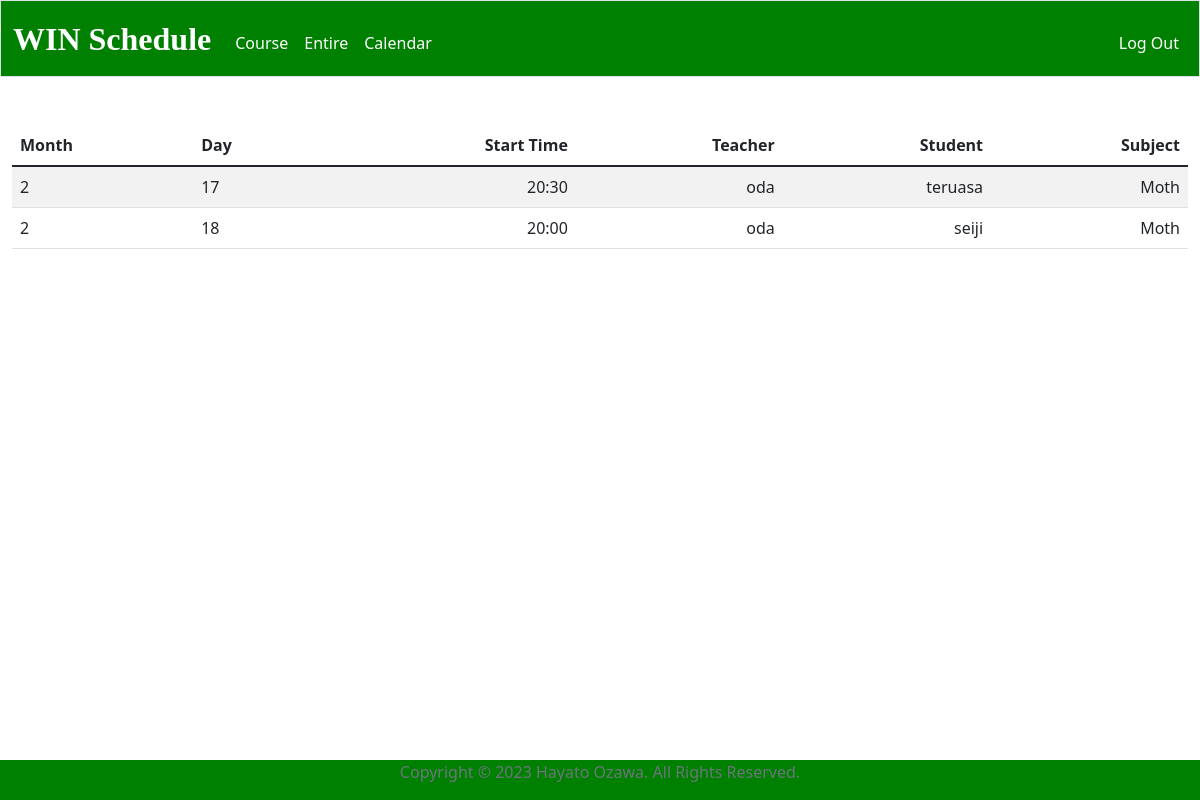
The app's page /entire (signed in), older data.
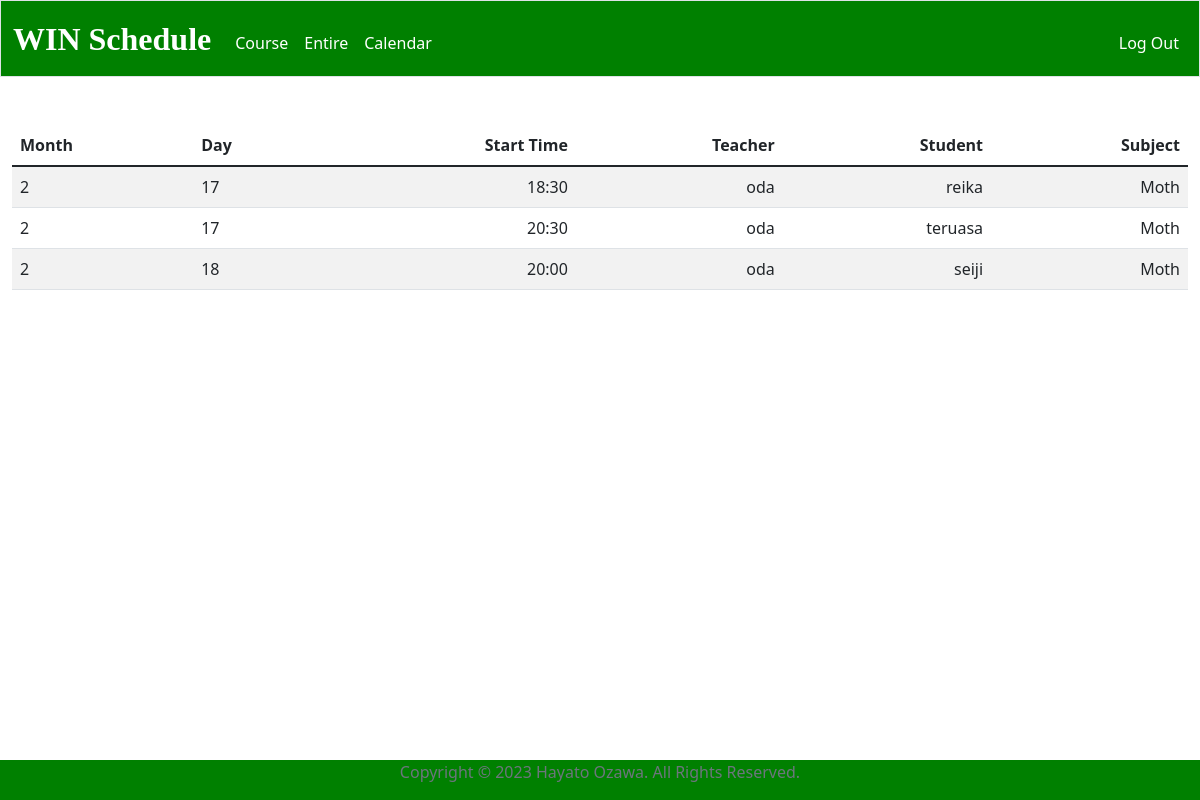
The same page, newer data.
### tables this page shows
CREATE TABLE classes(id INTEGER PRIMARY KEY AUTOINCREMENT, user_id INTEGER NOT NULL, subject TEXT NOT NULL, month INTEGER NOT NULL, day INTEGER NOT NULL, hour INTEGER NOT NULL, minute TEXT NOT NULL, year INTEGER NOT NULL, studentname TEXT NOT NULL, teachername TEXT NOT NULL, FOREIGN KEY (user_id) REFERENCES users(id));

### app.py (the view)
@app.route("/entire")
@login_required
def entire():
    user_id = session["user_id"]
    if is_teacher(user_id) == False:
        return render_template("apology.html", msg="Only teacher can use this page")
    classes = db.execute("SELECT * FROM classes ORDER BY year, month, day, hour, minute")
    return render_template("entire.html", classes=classes)

### app.py (called while the page is built)
def login_required(f):
    @wraps(f)
    def decorated_function(*args, **kwargs):
        if session.get("user_id") is None:
            return redirect("/login")
        return f(*args, **kwargs)
    return decorated_function

def is_teacher(user_id):
    usertype = db.execute("SELECT type FROM users WHERE id = ?", user_id)[0]["type"]
    if usertype != "teacher":
        return False
    else:
        return True

### templates/entire.html (shortened to what this page needs)
{% extends "layout.html" %}
{% block main %}
<div class="table-responsive">
    <table class="table table-striped">
        <thead>
            <tr>
                <th class="text-start">Month</th>
                <th class="text-start">Day</th>
                <th class="text-end">Start Time</th>
                <th class="text-end">Teacher</th>
                <th class="text-end">Student</th>
                <th class="text-end">Subject</th>
            </tr>
        </thead>
    <tbody>
            {% for class in classes %}
                <tr>
                    <td class="text-start">{{ class["month"] }}</td>
                    <td class="text-start">{{ class["day"] }}</td>
                    <td class="text-end">{{ class["hour"] }}:{{ class["minute"] }}</td>
                    <td class="text-end">{{ class["teachername"] }}</td>
                    <td class="text-end">{{ class["studentname"] }}</td>
                    <td class="text-end">{{ class["subject"] }}</td>
                </tr>
            {% endfor %}
        </tbody>
    </table>
</div>
{% endblock %}

Row changes from the older to the newer data that the page shows:
added classes: month "2", day "17", hour "18", minute "30", teachername "oda", studentname "reika", subject "Moth"
